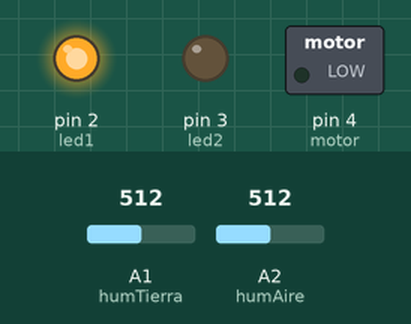
Simulated run of this sketch. Board: Arduino Uno, built with avr-gcc and run on an emulated ATmega328P. Parts: switched loads named in the sketch (green lamp = pin HIGH), output pins drawn as LEDs (lit = HIGH). The inputs (shaded band) are chosen by the test bench; at power-on: A2 (humAire) = 512, A1 (humTierra) = 512.

Above: at 1.2 s.
1.3 s: A2 (humAire) set to 214
2.8 s: A2 (humAire) set to 185
At 4.0 s:
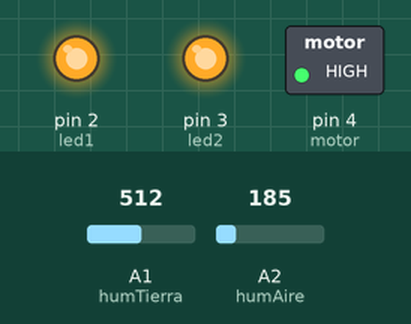
4.3 s: A1 (humTierra) set to 586
5.8 s: A1 (humTierra) set to 613
At 6.5 s:
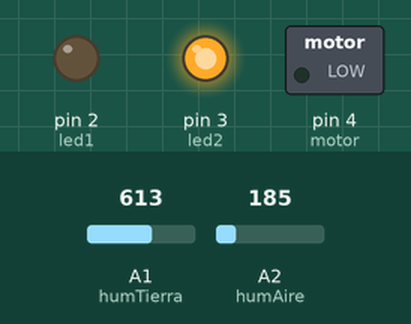
7.3 s: A1 (humTierra) set to 590
At 7.8 s:
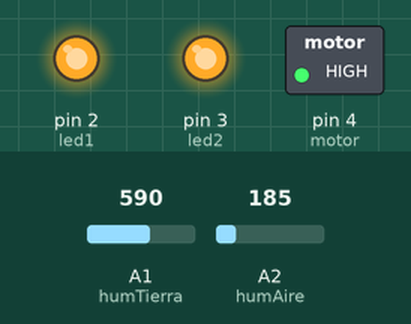
8.9 s: A1 (humTierra) set to 610
At 10.2 s:
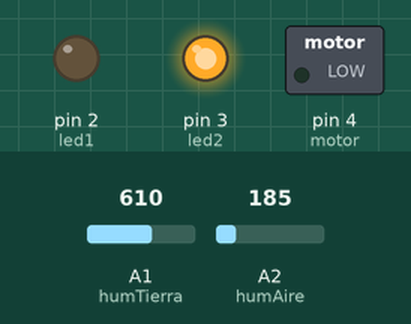
Timing chart, 0 to 11.5 s (numbered marks = the images above; inputs shaded):
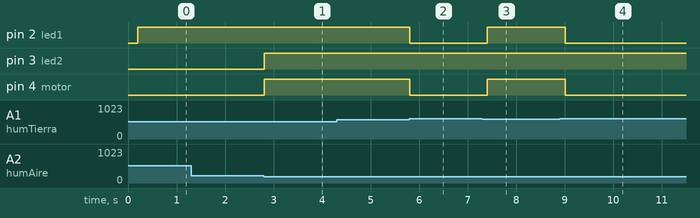

Measured:
- the behaviour switches between 201 and 200 on A2 (humAire) (found by bisection; images 0 and 1)
- the behaviour switches between 600 and 601 on A1 (humTierra) (found by bisection; images 1 and 2)
- after the input at 1.3 s, every drawn part: stays the same
- after the input at 2.8 s, pin 3 (led2), pin 4 (motor): LOW → HIGH at once
- after the input at 4.3 s, every drawn part: stays the same
- after the input at 5.8 s, pin 2 (led1), pin 4 (motor): HIGH → LOW at once
- after the input at 7.3 s, pin 2 (led1), pin 4 (motor): LOW → HIGH after 0.11 s
- after the input at 8.9 s, pin 2 (led1), pin 4 (motor): HIGH → LOW after 0.11 s

The sketch:

simpleCosa.ino
```cpp
const int humTierra = A1;
const int humAire = A2;

const int led1 = 2;
const int led2 = 3;
const int motor = 4;

int stateLed1 = 0;
int stateLed2 = 0;
int stateMotor = 0;

void setup() {
  // put your setup code here, to run once:
  pinMode(led1, OUTPUT);
  pinMode(led2, OUTPUT);
  pinMode(motor, OUTPUT);

  Serial.begin(9600);
}

void loop() {
  delay (200);

  if(analogRead(humTierra) <= 600){
    stateLed1 = 1;
  }else{
    stateLed1 = 0;
  }

  if(analogRead(humAire) <= 200){
    stateLed2 = 1;
  }else{
    stateLed2 = 0;
  }

  if((stateLed1 == 1) && (stateLed2 == 1)){
    stateMotor = 1;
  }else{
    stateMotor = 0;
  }

  digitalWrite(led1, stateLed1);
  digitalWrite(led2, stateLed2);
  digitalWrite(motor, stateMotor);
}
```
